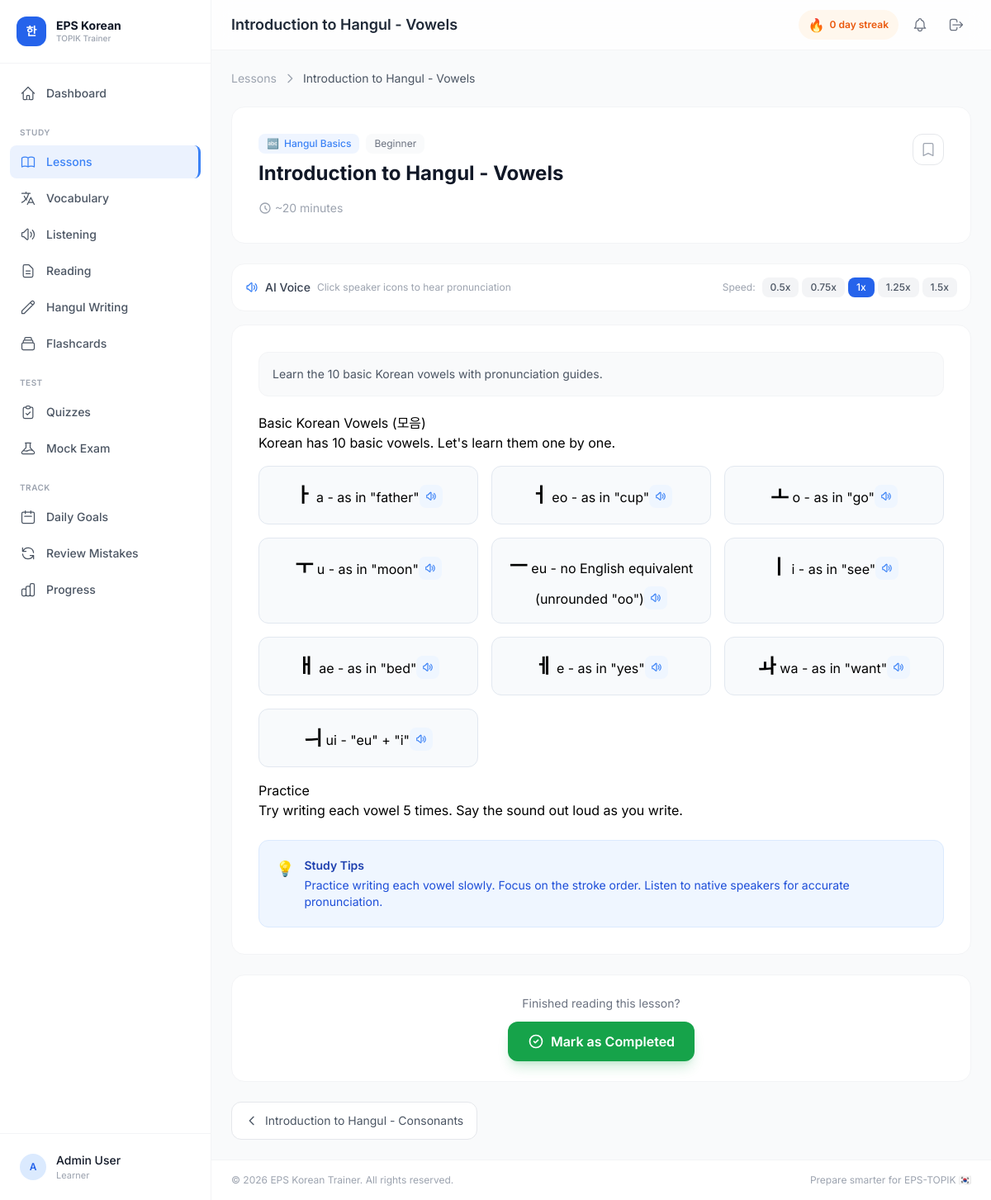
/lesson-view.php?id=1 (signed in), run on the app's committed database.
### tables this page shows
CREATE TABLE lessons (
    id INT AUTO_INCREMENT PRIMARY KEY,
    category_id INT DEFAULT NULL,
    title VARCHAR(200) NOT NULL,
    slug VARCHAR(200) NOT NULL,
    difficulty ENUM('beginner','intermediate','advanced') DEFAULT 'beginner',
    estimated_minutes INT DEFAULT 15,
    content LONGTEXT NOT NULL,
    summary TEXT DEFAULT NULL,
    tips TEXT DEFAULT NULL,
    audio_path VARCHAR(255) DEFAULT NULL,
    sort_order INT DEFAULT 0,
    status ENUM('published','draft') DEFAULT 'published',
    created_at DATETIME DEFAULT CURRENT_TIMESTAMP,
    updated_at DATETIME DEFAULT CURRENT_TIMESTAMP ON UPDATE CURRENT_TIMESTAMP,
    FOREIGN KEY (category_id) REFERENCES categories(id) ON DELETE SET NULL,
    INDEX idx_difficulty (difficulty),
    INDEX idx_status (status)
);

CREATE TABLE categories (
    id INT AUTO_INCREMENT PRIMARY KEY,
    name VARCHAR(100) NOT NULL,
    slug VARCHAR(100) NOT NULL UNIQUE,
    description TEXT DEFAULT NULL,
    module ENUM('lesson','vocabulary','listening','reading','quiz','mock_exam') NOT NULL,
    icon VARCHAR(50) DEFAULT NULL,
    color VARCHAR(20) DEFAULT '#3B82F6',
    sort_order INT DEFAULT 0,
    status ENUM('active','inactive') DEFAULT 'active',
    created_at DATETIME DEFAULT CURRENT_TIMESTAMP,
    INDEX idx_module (module),
    INDEX idx_status (status)
);

### lesson-view.php (the view, shortened to what the rows shown need)
<?php
require_once __DIR__ . '/includes/helpers.php';
$db = getDB();
$lessonId = (int)($_GET['id'] ?? 0);
$stmt = $db->prepare("SELECT l.*, c.name as category_name, c.icon as category_icon, c.color as category_color FROM lessons l LEFT JOIN categories c ON l.category_id = c.id WHERE l.id = ? AND l.status = 'published'");
$stmt->execute([$lessonId]);
$lesson = $stmt->fetch();
$pageTitle = $lesson['title'];
$stmt = $db->prepare("SELECT id, title FROM lessons WHERE status = 'published' AND (category_id = ? OR ? IS NULL) AND sort_order < ? ORDER BY sort_order DESC, id DESC LIMIT 1");
$stmt->execute([$lesson['category_id'], $lesson['category_id'], $lesson['sort_order'] ?: $lesson['id']]);
$prevLesson = $stmt->fetch();
require_once __DIR__ . '/includes/header.php';
?>
<nav class="flex items-center gap-2 text-sm text-gray-400 mb-6">
    <a href="<?= APP_URL ?>/lessons.php" class="hover:text-blue-600 transition">Lessons</a>
    <svg class="w-4 h-4" fill="none" stroke="currentColor" viewBox="0 0 24 24"><path stroke-linecap="round" stroke-linejoin="round" stroke-width="2" d="M9 5l7 7-7 7"/></svg>
    <span class="text-gray-600 truncate"><?= sanitize($lesson['title']) ?></span>
</nav>
<div class="max-w-4xl mx-auto">
    <div class="bg-white rounded-2xl border border-gray-100 p-6 sm:p-8 mb-6">
        <div class="flex flex-col sm:flex-row sm:items-start justify-between gap-4 mb-4">
            <div>
                <div class="flex items-center gap-2 mb-2">
                    <span class="inline-flex items-center gap-1.5 text-xs font-medium px-2.5 py-1 rounded-lg"
                          style="background: <?= $lesson['category_color'] ?>15; color: <?= $lesson['category_color'] ?>">
                        <span><?= $lesson['category_icon'] ?? '📖' ?></span>
                        <?= sanitize($lesson['category_name'] ?? 'General') ?>
                    </span>
                    <span class="px-2.5 py-1 text-xs rounded-lg bg-gray-50 text-gray-500 capitalize"><?= $lesson['difficulty'] ?></span>
                </div>
                <h1 class="text-xl sm:text-2xl font-bold text-gray-900"><?= sanitize($lesson['title']) ?></h1>
            </div>
        </div>
        <div class="flex items-center gap-4 text-sm text-gray-400">
            <span class="flex items-center gap-1">
                <svg class="w-4 h-4" fill="none" stroke="currentColor" viewBox="0 0 24 24"><path stroke-linecap="round" stroke-linejoin="round" stroke-width="2" d="M12 8v4l3 3m6-3a9 9 0 11-18 0 9 9 0 0118 0z"/></svg>
                ~<?= $lesson['estimated_minutes'] ?> minutes
            </span>
        </div>
    </div>
    <div class="bg-white rounded-2xl border border-gray-100 p-6 sm:p-8 mb-6">
        <?php if ($lesson['summary']): ?>
        <div class="mb-5 p-4 rounded-xl bg-gray-50 border border-gray-100">
            <p class="text-sm text-gray-600"><?= sanitize($lesson['summary']) ?></p>
        </div>
        <?php endif; ?>
        <div id="lesson-content" class="prose prose-sm max-w-none prose-headings:text-gray-900 prose-p:text-gray-600 prose-li:text-gray-600">
            <?= $lesson['content'] ?>
        </div>
        <?php if ($lesson['tips']): ?>
        <div class="mt-6 p-5 rounded-xl bg-blue-50 border border-blue-100">
            <div class="flex items-start gap-3">
                <span class="text-lg">💡</span>
                <div>
                    <h4 class="text-sm font-semibold text-blue-800 mb-1">Study Tips</h4>
                    <p class="text-sm text-blue-700"><?= sanitize($lesson['tips']) ?></p>
                </div>
            </div>
        </div>
        <?php endif; ?>
    </div>
    <div class="flex items-center justify-between gap-4">
        <?php if ($prevLesson): ?>
        <a href="<?= APP_URL ?>/lesson-view.php?id=<?= $prevLesson['id'] ?>" class="flex items-center gap-2 px-4 py-3 bg-white border border-gray-200 rounded-xl hover:bg-gray-50 transition text-sm text-gray-600 max-w-[45%]">
            <svg class="w-4 h-4 flex-shrink-0" fill="none" stroke="currentColor" viewBox="0 0 24 24"><path stroke-linecap="round" stroke-linejoin="round" stroke-width="2" d="M15 19l-7-7 7-7"/></svg>
            <span class="truncate"><?= sanitize($prevLesson['title']) ?></span>
        </a>
        <?php else: ?><div></div><?php endif; ?>
    </div>
</div>
<?php require_once __DIR__ . '/includes/footer.php'; ?>

### includes/header.php (shortened to what the rows shown need)
<!DOCTYPE html>
<html lang="en" class="h-full">
<head>
    <script src="https://cdn.tailwindcss.com"></script>
</head>
<body class="h-full bg-gray-50">
<aside id="sidebar" class="fixed top-0 left-0 z-50 h-full w-64 bg-white border-r border-gray-100 transform -translate-x-full lg:translate-x-0 transition-transform duration-200 flex flex-col">
    <div class="flex items-center gap-3 px-5 py-5 border-b border-gray-100">
        <div>
            <h1 class="text-sm font-bold text-gray-900 leading-tight">EPS Korean</h1>
        </div>
    </div>
</aside>
<div class="lg:ml-64 min-h-screen flex flex-col">
    <header class="sticky top-0 z-30 bg-white/80 backdrop-blur-md border-b border-gray-100">
        <div class="flex items-center justify-between px-4 sm:px-6 py-3">
            <div class="flex items-center gap-3">
                <h2 class="text-lg font-semibold text-gray-800"><?= $pageTitle ?? 'Dashboard' ?></h2>
            </div>
        </div>
    </header>
    <main class="flex-1 p-4 sm:p-6 fade-in">

### data on the page
lessons: title "Introduction to Hangul - Vowels", category.icon "🔤", category.name "Hangul Basics", difficulty "Beginner", estimated_minutes "20", summary "Learn the 10 basic Korean vowels with pronunciation guides.", content "Basic Korean Vowels (모음) Korean has 10 basic vowels. Let's learn them one by one. ㅏ a - as in \"father\" ㅓ eo - as in \"cup\" ㅗ o - as in \"go\" ㅜ u - as in \"moon\" ㅡ eu - no English equivalent (unrounded \"oo\") ㅣ i - as in \"see\" ㅐ ae - as in \"bed\" ㅔ e - as in \"yes\" ㅘ wa - as in \"want\" ㅢ ui - \"eu\" + \"i\" Practice Try writing each vowel 5 times. Say the sound out loud as you write.", tips "Practice writing each vowel slowly. Focus on the stroke order. Listen to native speakers for accurate pronunciation."
lessons: title "Introduction to Hangul - Consonants"

### other printed values
substr($currentUser['name'], 0, 1) "A"
$currentUser['name'] "Admin User"
getUserStreak($currentUser['id']) "0"
APP_NAME "EPS Korean Trainer"
